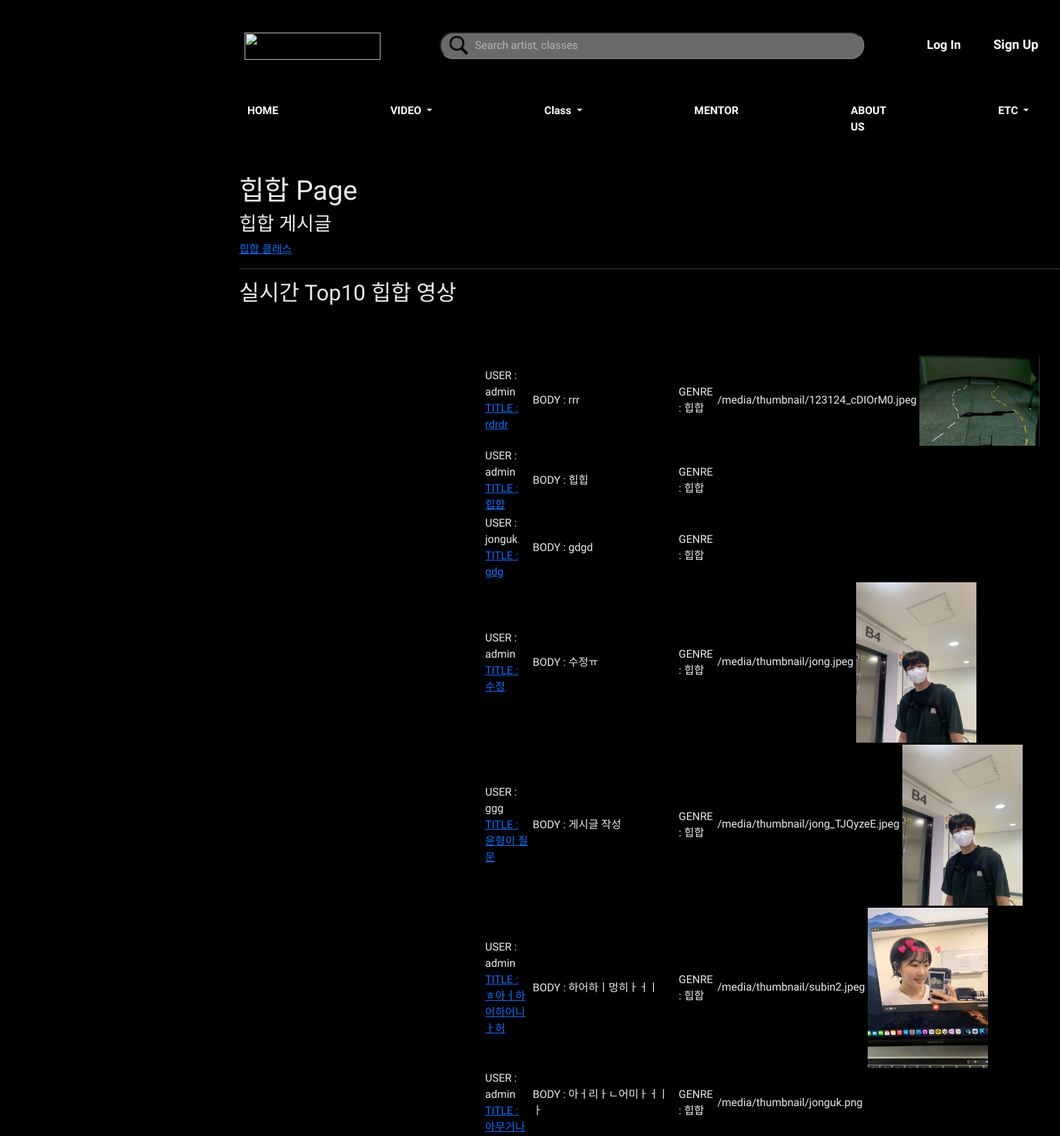
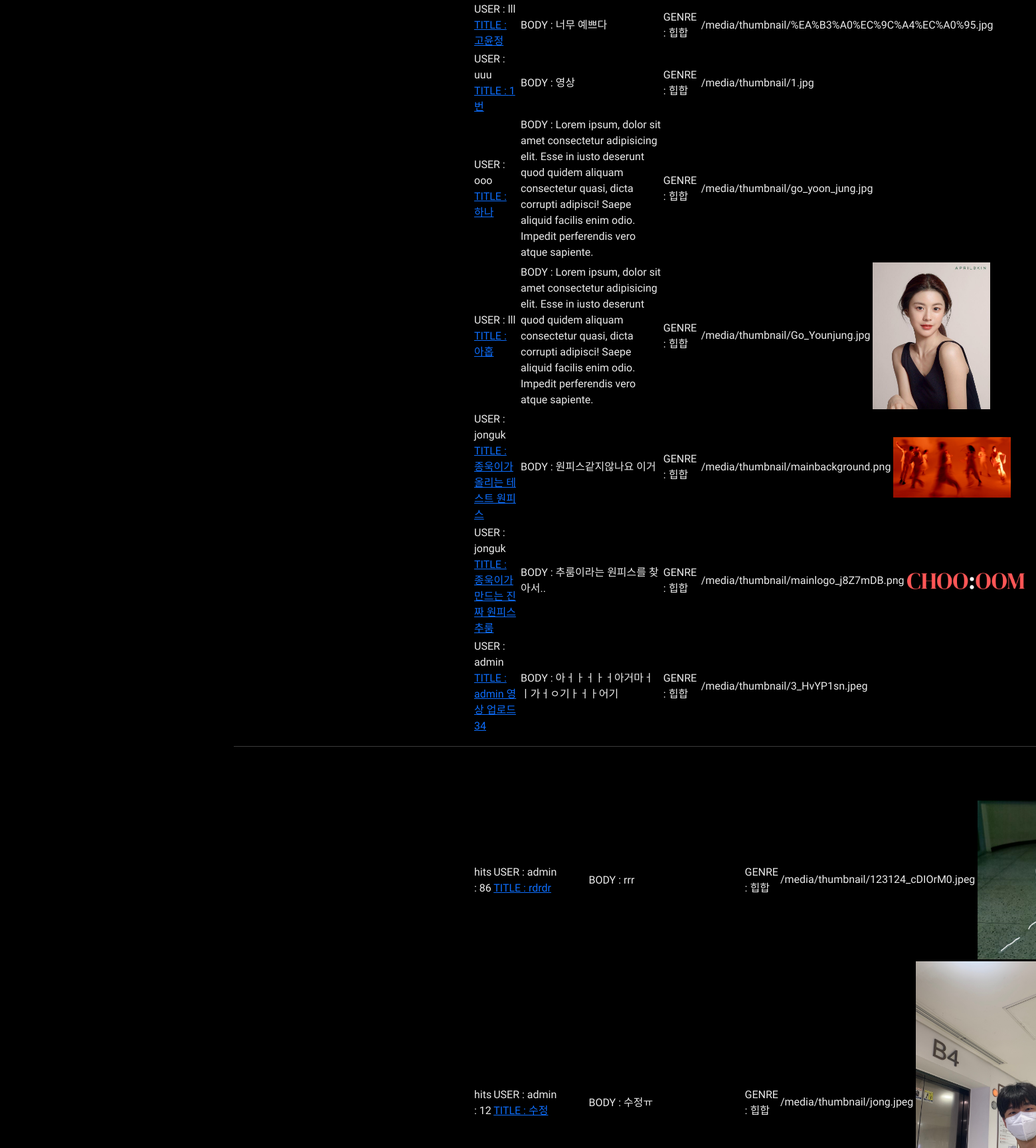
The page /genre_post?genre_id=1 (upper part) on the database its author committed (2 pictures, top to bottom).
### danceapp/models.py (models this page shows, shortened)
class Genre(models.Model):
    id = models.AutoField(primary_key=True, null=False) # pk
    name = models.CharField(max_length=20) # 장르 이름
    def __str__(self):
        return self.name

class Post(models.Model):
    userId = models.ForeignKey(userProfile, on_delete=models.CASCADE) # 회원ID # User 모델의 pk를 가져옴
    title = models.CharField(max_length=200) # 제목
    body = models.TextField() # 게시물 설명
    uploadDate = models.DateTimeField(auto_now_add=True) # 처음 업로드 시간
    updateDate = models.DateTimeField(auto_now=True) # 수정 시간
    photo = models.ImageField(blank=True, null=True, upload_to='thumbnail') # 썸네일 # upload_to : static/blog_photo 로 저장해줘
    video = models.FileField(blank=True, null=True, upload_to='video') # 배포시에는 models.FilePathField()사용
    genreName = models.ForeignKey(Genre, null=True, on_delete=models.CASCADE) # 장르
    likes_user = models.ManyToManyField(userProfile, related_name='likes', blank=True) # 좋아요 누른 사람
    likes_count = models.PositiveIntegerField(default=0) # 좋아요 개수
    hits = models.PositiveIntegerField(default=0) # 조회수

### accounts/models.py (models this page shows)
class userProfile(AbstractUser):
    nickname = models.CharField(max_length=50, null=True, blank=True) # 실제 이름
    danceSkill = models.CharField(max_length=10 ,null=True, blank=True) # 상 중 하
    phoneNum = models.IntegerField(null=True, blank=True) # 핸드폰 번호
    gender = models.CharField(max_length=10 ,null=True, blank=True) # 성별
    createdAt = models.DateTimeField(auto_now_add=True) # 생성 일자
    birth = models.DateField(null=True, blank=True) # 생년월일
    profilephoto = models.ImageField(blank=True, null=True, upload_to='profilephoto') # 프사
    def __str__(self):
        return self.username

### danceapp/views.py (the view)
# urls.py: path('genre_post', views.genre_post, name='genre_post'),
def genre_post(request):
    genre_id = request.GET.get('genre_id', None)
    genre = Genre.objects.get(id=int(genre_id))
    posts = Post.objects.filter(genreName=int(genre_id)).order_by('-likes_count')
    likes_top = Post.objects.filter(genreName=int(genre_id)).order_by('-likes_count')
    hits_toplists = Post.objects.all().order_by('-hits')
    comment_form = CommentForm()
    context = {
        'genre':genre,
        'posts':posts,
        'comment_form':comment_form,
        'likes_top':likes_top,
        'hits_toplists':hits_toplists,
    }
    return render(request, 'genre_post.html', context)

### danceapp/forms.py
class CommentForm(forms.ModelForm):
    class Meta:
        model = Comment
        fields = ['comment']
    def __init__(self, *args, **kwargs):
        super(CommentForm, self).__init__(*args, **kwargs)
        self.fields['comment'].widget.attrs = {
            'class': 'form-control',
            'placeholder': "댓글 입력",
            'rows':1,
        }

### danceapp/templates/genre_post.html (shortened to what this page needs)
{% extends 'base.html' %}
{% block content %}
{% load static %}
<div class="container" id="main-container">
<h1>{{ genre.name }} Page</h1>
<h3>{{ genre.name }} 게시글</h3>
<a href="{% url 'genre_course' %}?genre_id={{genre.id}}">{{ genre.name}} 클래스</a>
<hr>
<h2>실시간 Top10 {{ genre.name }} 영상</h2>
<table border="1">
    {% for like_top in likes_top %}
    <tr>
        <td>USER : {{ like_top.userId }}<a href="{% url 'post_detail' like_top.id %}"><br>
            TITLE : {{ like_top.title }}</a></td>
        <td>BODY : {{ like_top.body }}</td>
        <td>GENRE : {{ like_top.genreName }}</td>
        <td>
            {% if like_top.photo %}
            {{ like_top.photo.url }}
            <img src="{{ like_top.photo.url }}" alt="" width="30%">
            {% endif %}
        </td>
    </tr>
    {% endfor %}
</table>
<hr>
<table style="border: 1px solid white;">
    {% for hits_toplist in hits_toplists %}
    <tr>
        <td>hits : {{ hits_toplist.hits }}</td>
        <td>USER : {{ hits_toplist.userId }}<a href="{% url 'post_detail' hits_toplist.id %}"><br>
            TITLE : {{ hits_toplist.title }}</a></td>
        <td>BODY : {{ hits_toplist.body }}</td>
        <td>GENRE : {{ hits_toplist.genreName }}</td>
        <td>
            {% if hits_toplist.photo %}
            {{ hits_toplist.photo.url }}
            <img src="{{ hits_toplist.photo.url }}" alt="" width="30%">
            {% endif %}
        </td>
    </tr>
    {% endfor %}
</table>
</div>
{% endblock %}

### danceapp/templates/base.html (shortened to what this page needs)
{% load static %}
<!DOCTYPE html>
<html lang="en">
<head>
    <link rel="stylesheet" href="{% static 'css/index.css' %}">
    <link rel="stylesheet" href="{% static 'css/about_us.css' %}">
    <link href="https://cdn.jsdelivr.net/npm/bootstrap@5.1.3/dist/css/bootstrap.min.css" rel="stylesheet"
>
</head>
<body id="body">
    <div id="header-section">
        <a href="{% url 'index' %}"><img class="logo" src="{% static 'img/mainlogo.png' %}" /></a>
        <input type="text" id="searchBar" placeholder="Search artist, classes" />
        {% if request.user.is_authenticated %}
        <span>
            <a id="sign" href="#" onclick="logoutConfirm()">Log Out</a>
            {% else %}
            <a id="sign" href="{% url 'login' %}">Log In</a>
            {% endif %}
        {% if request.user.is_authenticated %}
        <script>
            function logoutConfirm() {
                val = confirm("로그아웃 하시겠습니까?");
                if (val == true) {
                    location.href = "{% url 'logout' %}"
                }
            }
        </script>
        <span>
            <span></span>
            {% else %}
            <a style="margin-left:44px;
            font-size: 19px;
            font-weight: 600;
            color:white;
            text-decoration: none;" href="{% url 'signup' %}">
                Sign Up
            </a>
            {% endif %}
    </div>
    <div class="container" id="main-container">
        <nav class="navbar navbar-expand-lg " id="nav-bar">
            <div class="container-fluid">
                <div class="collapse navbar-collapse" id="navbarSupportedContent">
                    <ul class="navbar-nav me-auto mb-2 mb-lg-0">
                        <li class="nav-item">
                            <a class="navLink" aria-current="page" href="{% url 'index' %}">HOME</a>
                        </li>
                        <li class="nav-item dropdown">
                            <a class="navLink dropdown-toggle" href="#" id="navbarDropdown" role="button"
                                data-bs-toggle="dropdown" aria-expanded="false">
                                VIDEO
                            </a>
                        </li>
                        <li class="nav-item dropdown">
                            <a class="navLink dropdown-toggle" href="#" id="navbarDropdown" role="button"
                                data-bs-toggle="dropdown" aria-expanded="false">
                                Class
                            </a>
                        </li>
                        <li class="nav-item">
                            <a class="navLink" href="#">MENTOR</a>
                        </li>
                        <li class="nav-item">
                            <a class="navLink" href="{% url 'aboutus' %}">ABOUT US</a>
                        </li>
                        <li class="nav-item dropdown">
                            <a class="navLink dropdown-toggle" href="#" id="navbarDropdown" role="button"
                                data-bs-toggle="dropdown" aria-expanded="false">
                                ETC
                            </a>
                        </li>
                    </ul>
                </div>
            </div>
        </nav>
    </div>
    {% block content %}
    {% endblock %}
</body>
</html>

### static/css/index.css (style rules this page uses)
* { font-family: 'Gothic A1', sans-serif; }
#body { background-color: black; }
.logo { width:200px; height:40px; display:inline-block; }
#searchBar { width:625px; height:40px; border-radius: 20px; background-color: #6A6A6A; margin-left:83px; background-image: url("../img/Search.png"); background-repeat:no-repeat; background-position: 10px center; background-size:32px; padding-left:50px; color:white; display:inline-block; }
#searchBar::placeholder { color:#FFFFFF; opacity: 50%; }
#sign { margin-left:88px; font-size: 18px; font-weight:700; color:white; text-decoration: none; }
#header-section { display:inline-block; margin-left:360px; margin-top:3%; }
#main-container { display: flex; min-width:70%; flex-direction: column; margin-top:50px; margin-left:340px; }
#nav-bar { background-color: transparent; color: white; text-decoration: none; font-size: 20px; }
.navLink { color:white; display:inline-block; text-decoration: none; margin-right:165px; }
.nav-item { font-size:18px; color:white; font-weight: 600; }
ul { display:inline-block; }
li { float:left; list-style-type: none; }
li a { padding-top:5px; margin-right:44px; display:flex; font-size: 16px; color:#646262; text-decoration: none; }
table { margin-top:63px; margin-left:360px; }
table { border-collapse: collapse; }
td { cursor: pointer; margin:0px 10px 20px 10px; }

### danceapp/templates/genre_post.html (style rules this page uses)
table { border: 1px solid black; }
td, th { border: 1px solid black; }
* { color: #ebebeb; }

### rows shown on the page
Genre: name "힙합"
Post: userId "admin", title "rdrdr", body "rrr", genreName "힙합", photo "/media/thumbnail/123124_cDIOrM0.jpeg", photo (picture), hits "86"
Post: userId "admin", title "힙합", body "힙힙", genreName "힙합"
Post: userId "jonguk", title "gdg", body "gdgd", genreName "힙합"
Post: userId "admin", title "수정", body "수정ㅠ", genreName "힙합", photo "/media/thumbnail/jong.jpeg", photo (picture), hits "12"
Post: userId "ggg", title "윤형이 질문", body "게시글 작성", genreName "힙합", photo "/media/thumbnail/jong_TJQyzeE.jpeg", photo (picture)
Post: userId "admin", title "ㅎ아ㅓ하어하어니ㅏ허", body "하어하ㅣ멍히ㅏㅓㅣ", genreName "힙합", photo "/media/thumbnail/subin2.jpeg", photo (picture)
Post: userId "admin", title "아무거나", body "아ㅓ리ㅏㄴ어미ㅏㅓㅣㅏ", genreName "힙합", photo "/media/thumbnail/jonguk.png"
Post: userId "lll", title "고윤정", body "너무 예쁘다", genreName "힙합", photo "/media/thumbnail/%EA%B3%A0%EC%9C%A4%EC%A0%95.jpg"
Post: userId "uuu", title "1번", body "영상", genreName "힙합", photo "/media/thumbnail/1.jpg"
Post: userId "ooo", title "하나", body "Lorem ipsum, dolor sit amet consectetur adipisicing elit. Esse in iusto deserunt quod quidem aliquam consectetur quasi, dicta corrupti adipisci! Saepe aliquid facilis enim odio. Impedit perferendis vero atque sapiente.", genreName "힙합", photo "/media/thumbnail/go_yoon_jung.jpg"
Post: userId "lll", title "아홉", body "Lorem ipsum, dolor sit amet consectetur adipisicing elit. Esse in iusto deserunt quod quidem aliquam consectetur quasi, dicta corrupti adipisci! Saepe aliquid facilis enim odio. Impedit perferendis vero atque sapiente.", genreName "힙합", photo "/media/thumbnail/Go_Younjung.jpg", photo (picture)
Post: userId "jonguk", title "종욱이가 올리는 테스트 원피스", body "원피스같지않나요 이거", genreName "힙합", photo "/media/thumbnail/mainbackground.png", photo (picture)
Post: userId "jonguk", title "종욱이가 만드는 진짜 원피스 추룸", body "추룸이라는 원피스를 찾아서..", genreName "힙합", photo "/media/thumbnail/mainlogo_j8Z7mDB.png", photo (picture)
Post: userId "admin", title "admin 영상 업로드 34", body "아ㅓㅏㅓㅏㅓ아거마ㅓㅣ가ㅓㅇ기ㅏㅓㅏ어기", genreName "힙합", photo "/media/thumbnail/3_HvYP1sn.jpeg"
